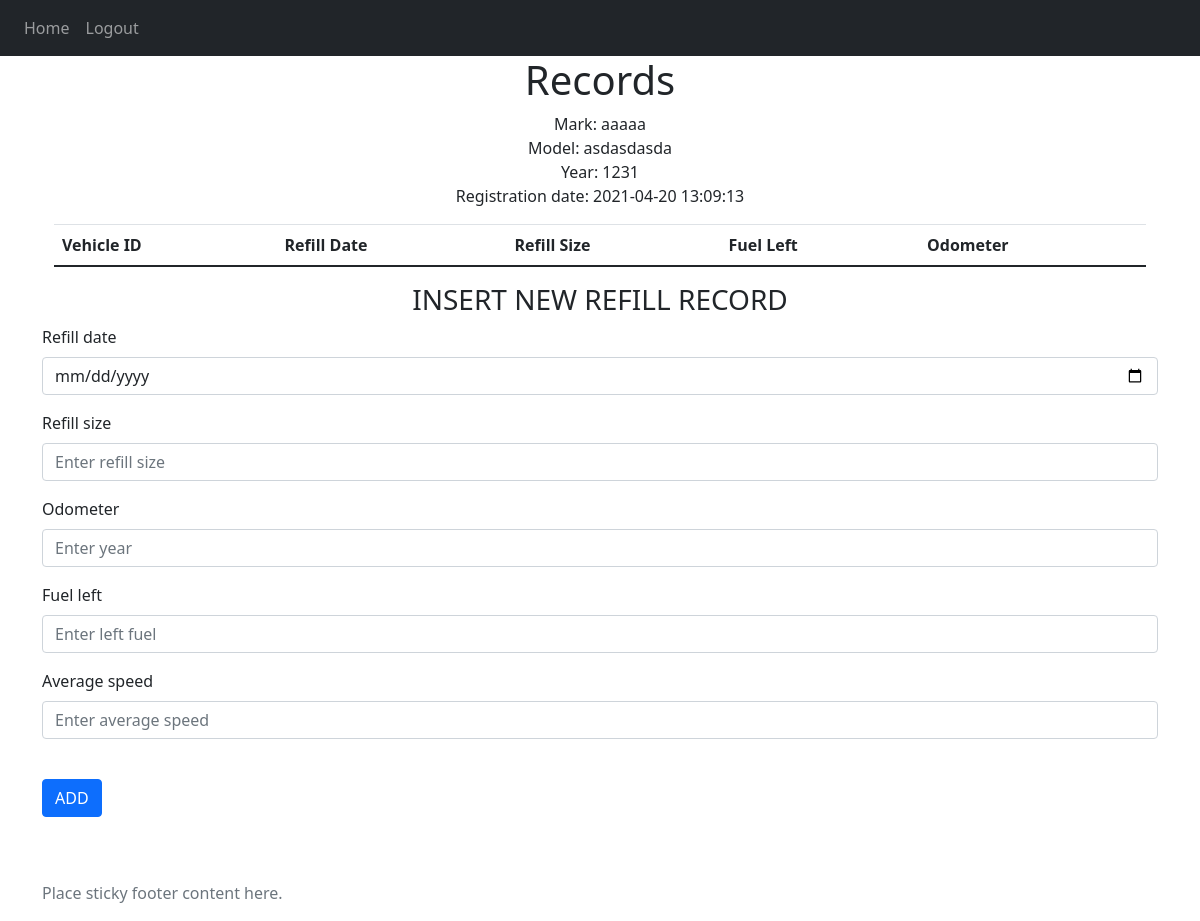
Page /record/2 (signed in) on the committed database.
### website/models.py (models this page shows)
class Vehicle(db.Model):
    id = db.Column(db.Integer, primary_key=True)
    reg_date = db.Column(db.DateTime(timezone=True), default=func.now())
    mark = db.Column(db.String(100))
    model = db.Column(db.String(100))
    year = db.Column(db.Integer)
    reg_odometer = db.Column(db.String(100))#reg od
    avg_fuel_cons = db.Column(db.Integer)
    vehicle_tank_cap = db.Column(db.Integer)
    user_id = db.Column(db.Integer, db.ForeignKey('user.id'))
    records = db.relationship('Record')

### website/views.py (the view, shortened to what this page needs)
@views.route('/record/<vehicle_id>', methods=['GET', 'POST'])
@login_required
def record(vehicle_id):
    veh = Vehicle.query.filter_by(id=vehicle_id).first_or_404()
    return render_template("record.html", user=current_user, vehicle=veh)

### website/__init__.py (called while the page is built)
def create_app():
    app = Flask(__name__)
    app.config['SECRET_KEY'] = 'hjshjhdjah kjshkjdhjs'
    app.config['SQLALCHEMY_DATABASE_URI'] = f'sqlite:///{DB_NAME}'
    db.init_app(app)
    from .views import views
    from .auth import auth
    app.register_blueprint(views, url_prefix='/')
    app.register_blueprint(auth, url_prefix='/')
    from .models import User, Note
    create_database(app)
    login_manager = LoginManager()
    login_manager.login_view = 'auth.login'
    login_manager.init_app(app)
    @login_manager.user_loader
    def load_user(id):
        return User.query.get(int(id))
    return app

### website/templates/record.html (shortened to what this page needs)
{% extends "base.html" %} {% block title %} RECORD {% endblock %}
{% block content%}
{% if current_user.id == vehicle.user_id %}
<div class="container">
    <h1 align="center">Records</h1>
    <p align="center">Mark: {{vehicle.mark}}<br>Model: {{vehicle.model}}<br>Year: {{vehicle.year}}<br>Registration date: {{vehicle.reg_date}}</p>
    <table class="table">
  <thead>
    <tr>
      <th scope="col">Vehicle ID</th>
      <th scope="col">Refill Date</th>
      <th scope="col">Refill Size</th>
      <th scope="col">Fuel Left</th>
      <th scope="col">Odometer</th>
    </tr>
  </thead>
</table>
</div>
  <form method = "POST">
    <h3 align="center"> INSERT NEW REFILL RECORD</h3>
    <div class = "form-group">
        <label for="refillDate">Refill date</label>
        <input type="date"
               class="form-control"
               id = "refillDate"
               name = "refillDate"
               placeholder="Enter refill date"
               required/>
    </div>
    <div class = "form-group">
        <label for="refillSize">Refill size</label>
        <input type="text"
               class="form-control"
               id = "refillSize"
               name = "refillSize"
               placeholder="Enter refill size"
               required/>
    </div>
    <div class = "form-group">
        <label for="odometer">Odometer</label>
        <input type="text"
               class="form-control"
               id = "odometer"
               name = "odometer"
               placeholder="Enter year"
               required/>
    </div>
    <div class = "form-group">
        <label for="fuelLeft">Fuel left</label>
        <input type="text"
               class="form-control"
               id = "fuelLeft"
               name = "fuelLeft"
               placeholder="Enter left fuel"
               required/>
    </div>
    <div class = "form-group">
        <label for="avgSpeed">Average speed</label>
        <input type="text"
               class="form-control"
               id = "avgSpeed"
               name = "avgSpeed"
               placeholder="Enter average speed"/>
    </div>
  <br>
  <button type = "submit" class="btn btn-primary">ADD</button>
</form>
</div>
{% else %}
<h1> NO ACCESS!!</h1>
{% endif %}
<br />
{% endblock %}

### rows in the picture
Vehicle: mark "aaaaa", model "asdasdasda", year "1231", reg_date "2021-04-20 13:09:13"
